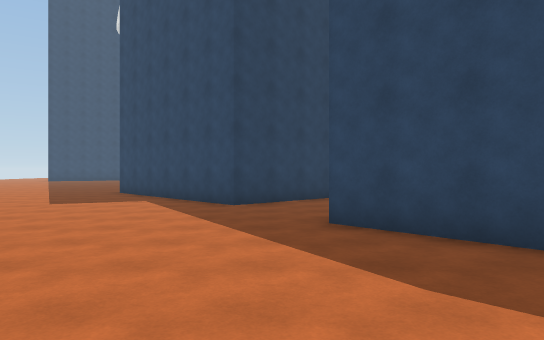
[1] (above)

19 first-person views from a walk through a Unity game level. The camera is 1.5 m above the floor, looks level and sees 70° across. The floor is counted in squares, 2 m on a side. Each view is taken from the middle of a square. On the plan, view 1 faces up. The plan holds only what a view shows up to about 12 squares ahead; the rest is blank. The place goes on beyond the plan. Some animated figures are left out. Surface patterns are stand-ins for the level's own textures.

[2]
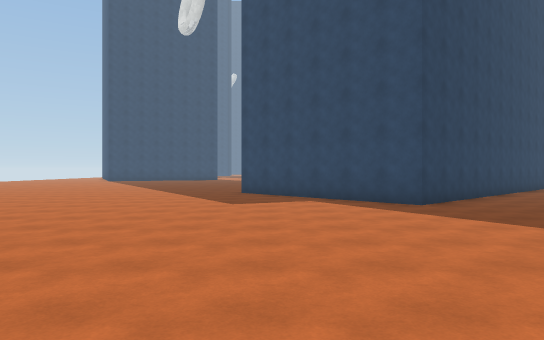

[3]
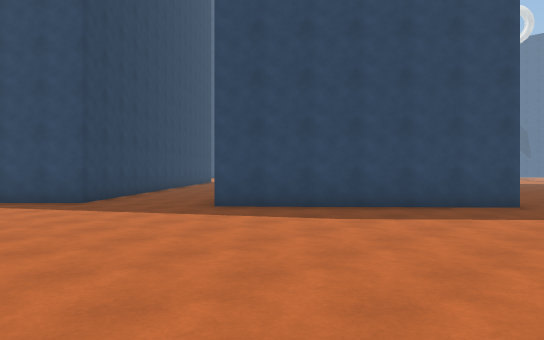

[4]
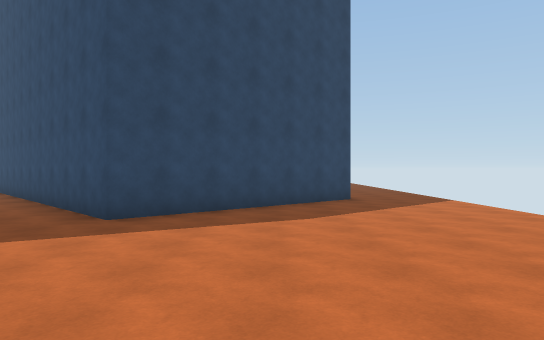

[5]
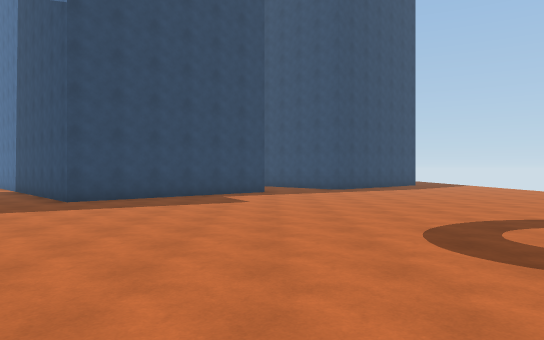

[6]
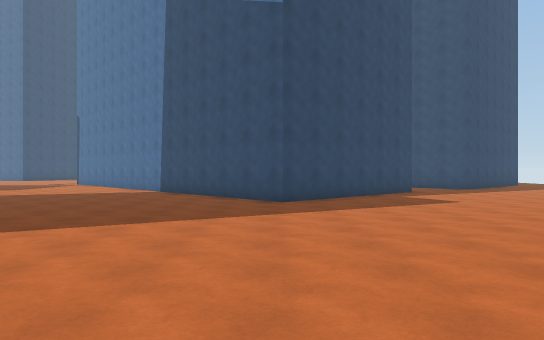

[7]
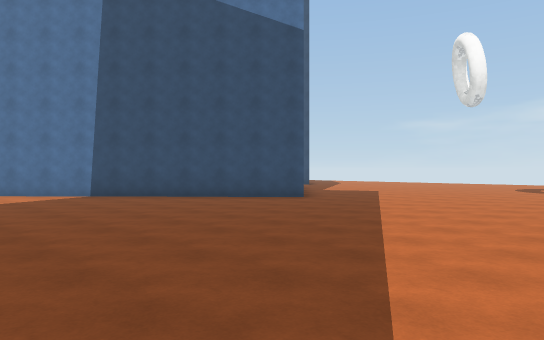

[8]
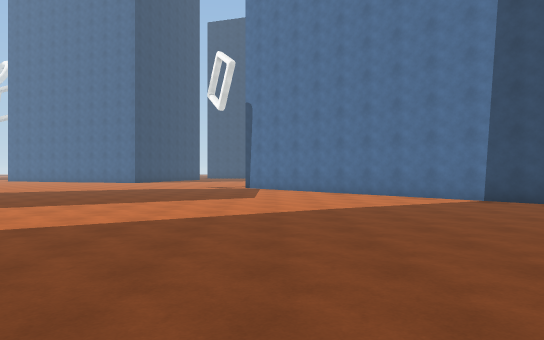

[9]
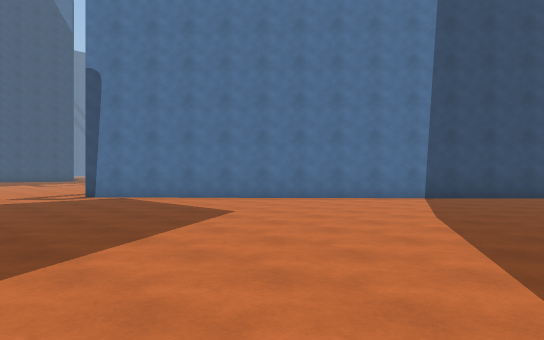

[10]
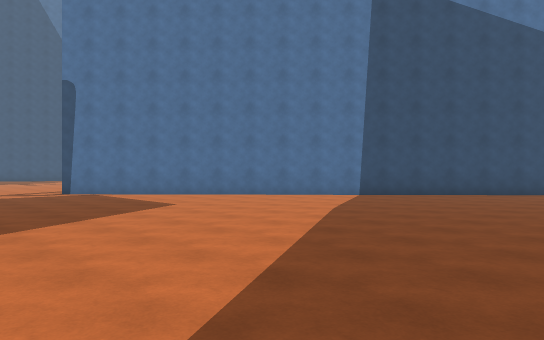

[11]
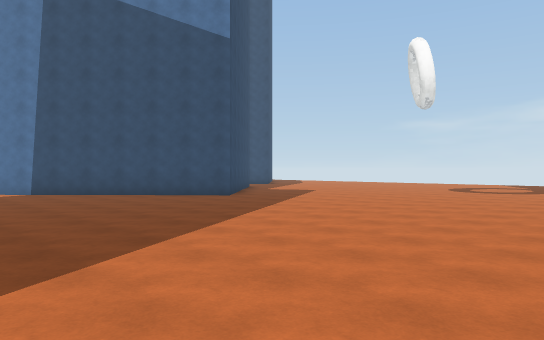

[12]
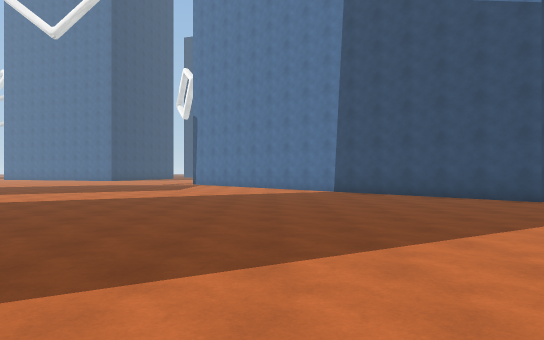

[13]
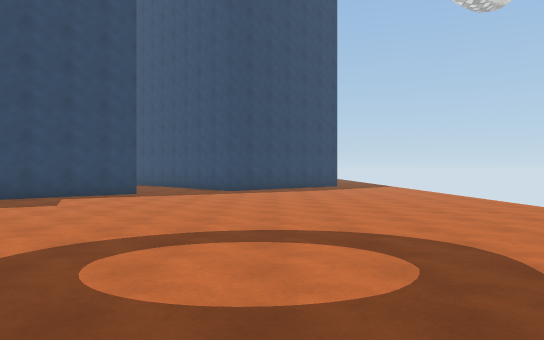

[14]
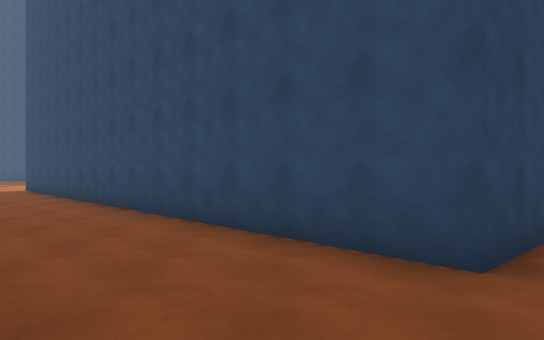

[15]
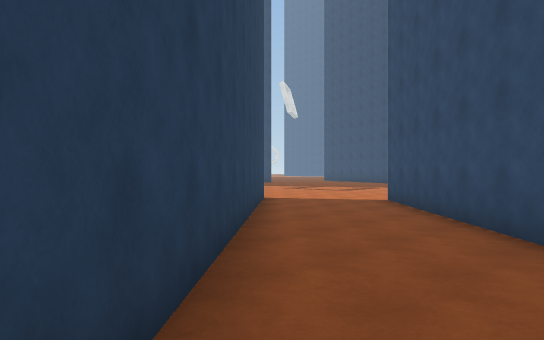

[16]
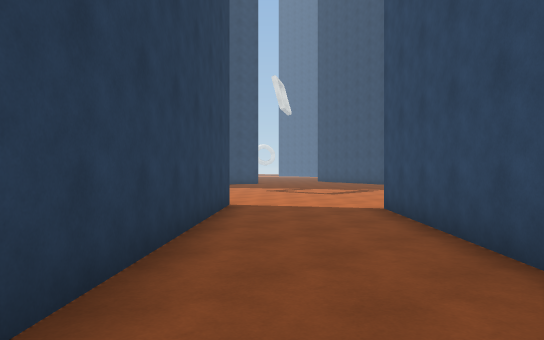

[17]
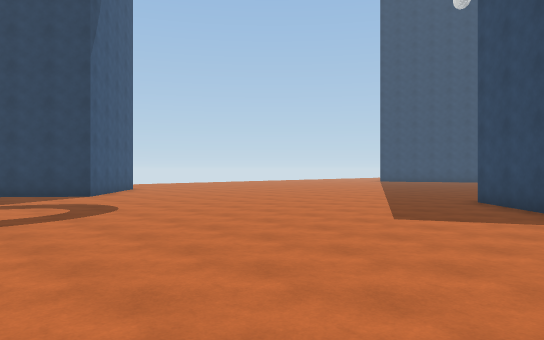

[18]
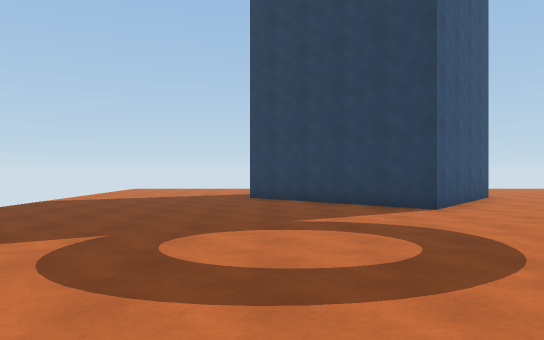

[19]
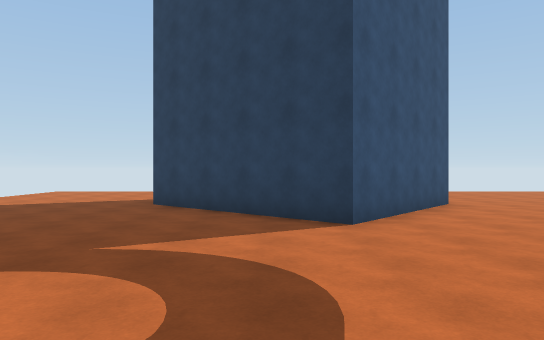

### Floor plan
Points are (right, up) in squares from view 1. A wall is a line through its corners. A room is listed if a view was taken in it or the views show most of it. See-through windows are left out.
Room 1 (views 1, 2, 3, 4, 5, 6, 7, 8, 9, 10, 11, 12, 13, 14, 15, 16, 17, 18, 19)
walls: (-16.5, 9.9) (-13.3, 7.1) (-16.6, 3.3); (9.2, 17.6) (-0.8, 8.3) (-5, 12.7) (6.1, 23.1); (5, 1) (0.8, 5.5) (11.1, 15.1)
ways out: opening at (4.5, -0.5); opening at (5.2, 25.5); opening at (10.5, 16.5)

Positions as (right, up) in squares from view 1, and headings:
1: (0, 0), facing up
2: (-4, 0), facing up
3: (-4, -1), facing up-right
4: (-5, 3), facing right
5: (-14, 8), facing right
6: (-14, 13), facing right
7: (-12, 21), facing down-right
8: (-10, 22), facing right
9: (-5, 27), facing down-right
10: (-7, 27), facing down-right
11: (-14, 20), facing down-right
12: (-14, 19), facing right
13: (-13, 4), facing right
14: (-2, 7), facing right
15: (3, 11), facing up-right
16: (5, 12), facing up-right
17: (-2, 3), facing up-left
18: (-6, 4), facing left
19: (-8, 6), facing left
